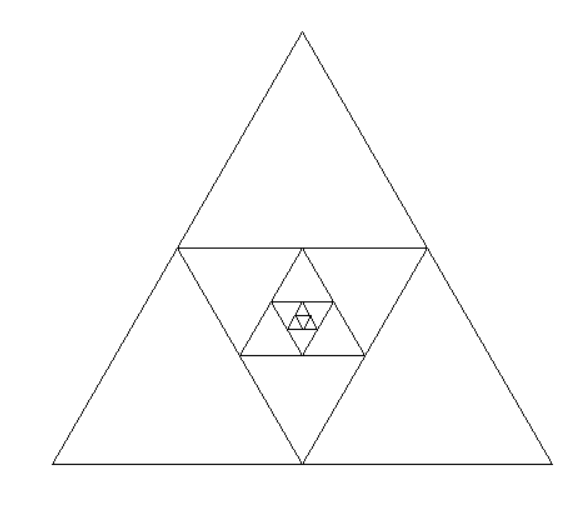

The Python source for this figure:
from turtle import *

def dreieck(laenge,bremse):
    if bremse == 0: return
    
    for i in range(3):
        fd(laenge)
        left(120)
        
    up()
    left(60)
    fd(laenge//2)
    right(120)
    down()
    dreieck(laenge//2,bremse-1)

hideturtle()
speed(0)
up()
goto(-200,-200)
down()
 
pensize(1)
dreieck(400,6)
